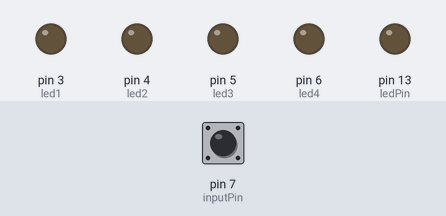
Simulated run of this sketch. Board: Arduino Uno, built with avr-gcc and run on an emulated ATmega328P. Parts: output pins drawn as LEDs (lit = HIGH). The inputs (shaded band) are chosen by the test bench; at power-on: pin 7 (inputPin) LOW.

Above: at 1.2 s.
1.3 s: pin 7 (inputPin) driven HIGH
At 2.5 s:
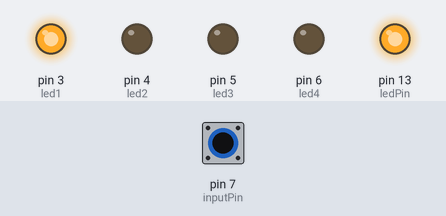
2.8 s: pin 7 (inputPin) pulsed LOW 2 times (0.12 s each, 0.3 s apart)
At 4.3 s:
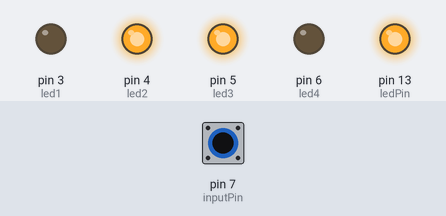
4.9 s: pin 7 (inputPin) pulsed LOW 5 times (0.12 s each, 0.3 s apart)
At 6.4 s:
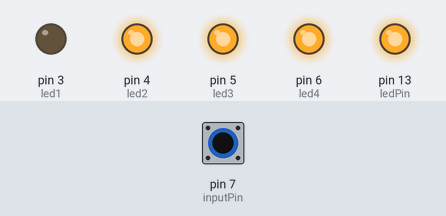
Timing chart, 0 to 7.9 s (numbered marks = the images above; inputs shaded):
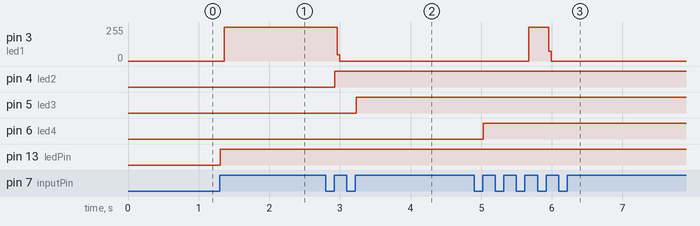

Measured:
- after the input at 1.3 s, pin 3 (led1): 0/255 → 255/255 after 0.06 s; pin 13 (ledPin): LOW → HIGH at once
- after the input at 2.8 s, pin 3 (led1): 255/255 → 0/255 after 0.16 s; pin 4 (led2): LOW → HIGH after 0.13 s; pin 5 (led3): LOW → HIGH after 0.43 s
- after the input at 4.9 s, pin 3 (led1): 0/255 → 255/255 after 0.78 s, → 0/255 0.28 s later; pin 6 (led4): LOW → HIGH after 0.13 s

The sketch:

Lab2.ino
```cpp
/*
   Lab 2, example 2
   This code is *partially* complete. Follow the comments in the code to complete
   this program.
*/
const int ledPin = 13;            // choose the pin for the LED
const int inputPin = 7;           // choose the input pin (for a pushbutton)

const int led1 = 3;      // We add these
const int led2 = 4;
const int led3 = 5;    // Add code for Arduino pins 5 and 6 to be assigned
const int led4 = 6;                        // to the variables led3 and led4 like the 2 lines of code above

int val = 0;         // place to save input value of switch
int countVal = 0;    // this is where we will store our count value.
                     // Notice we do not use "const" because this value
                     // will change

int valPrev = LOW;  // Test previous value with current value on switch
                    // to detect switch change state

void setup() {
  pinMode(ledPin, OUTPUT);         // declare LED as output
  pinMode(inputPin, INPUT);        // declare pushbutton as input

  pinMode(led1, OUTPUT);         // declare led1 as output
  pinMode(led2, OUTPUT);         // declare led2 as output
  pinMode(led3, OUTPUT);                               // Do the same for led3 and led4 here.
  pinMode(led4, OUTPUT);
}

void loop(){
// Clear all display LEDs
  digitalWrite(led1, LOW);
                          // Do the same for LEDs 2,3,and4 here

// Turn on correct Display LED according to countVal
  switch(countVal)
    {
      case 0:
        break;  // no need to turn LEDs on
      case 1:
        digitalWrite(led1, HIGH);  // if count is 1, turn on led1
        break;
      case 2:
        digitalWrite(led2, HIGH); // if count is 2, turn on led2
        break;
      case 3:
        digitalWrite(led3, HIGH);            // add code to turn on LED 3
        break;
      case 4:
        digitalWrite(led4, HIGH);           // add code to turn on LED 4
        break;
      default:
        countVal = 0;  // Incase countVal for some reason is not in expected
        break;         // range, set to 0. We should never get here, but
    }                  // you ALWAYS set a default case to be safe

  val = digitalRead(inputPin);    // read input value
  delay(5);                       // DEBOUNCE the switch (5ms is fine)

  if (val == HIGH)   // check if the input is HIGH
  {
   digitalWrite(ledPin, HIGH);     // turn LED on if switch is pressed
   if (valPrev == LOW)
     countVal++;                 // increment countVal by one only if Switch
                                 // changes state, notice no braces needed
                                 // for 1-line if statement
   countVal = countVal % 5;      // mod value to loop from 0 to 4
   valPrev = HIGH;               // set valPrev to 1 or HIGH
  }
  else
  {
    valPrev = LOW;                  // set valPrev to 0 or LOW
  }

}
```
